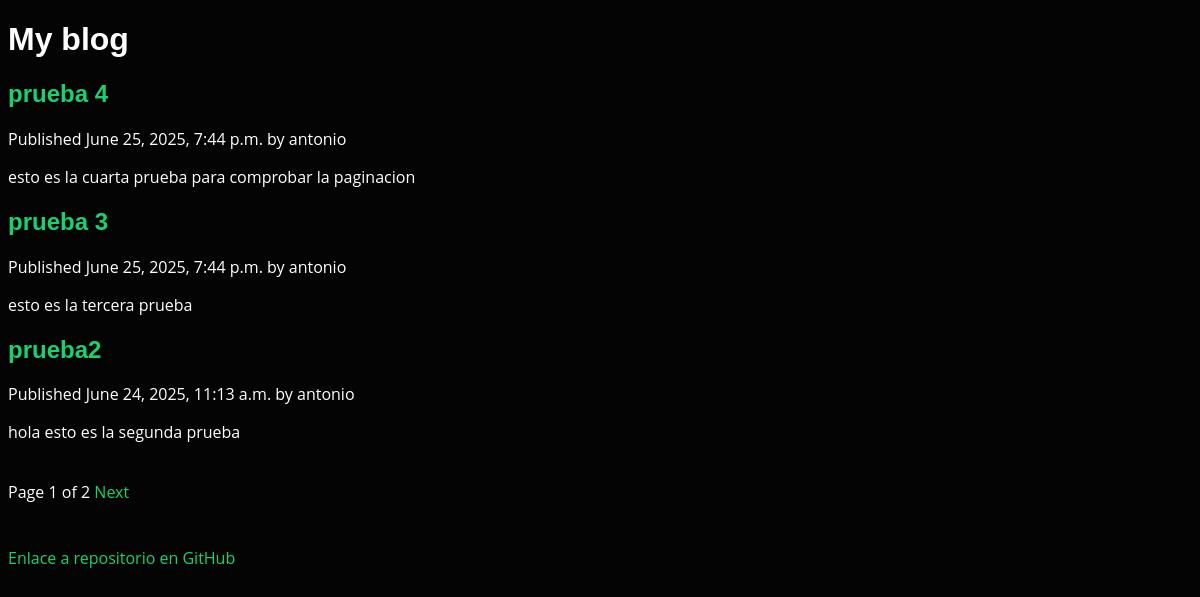
Screenshot of /blog/ with the database file from the repository.
### blog_app/models.py (models this page shows, shortened)
class Post(models.Model):
    STATUS_CHOICES = (
        ("draft", "Draft"),
        ("published", "Published")
    )
    title = models.CharField(max_length=250)
    slug = models.SlugField(max_length=250,
                            unique_for_date="publish")
    author = models.ForeignKey(User,
                              on_delete=models.CASCADE,
                              related_name="blog_posts")
    body = models.TextField()
    publish = models.DateTimeField(default=timezone.now)
    created = models.DateTimeField(auto_now=True)
    updated = models.DateField(auto_now=True)
    status = models.CharField(max_length=10,
                              choices=STATUS_CHOICES,
                              default="draft")
    objects = models.Manager()
    published = PublishedManager()
    class Meta:
        ordering = ("-publish",)
    def get_absolute_url(self):
        return reverse(
            'blog_app:post_detail',
            args=[
                self.publish.year,
                self.publish.month,
                self.publish.day,
                self.slug
            ]
        )

### blog_app/views.py (the view)
# urls.py: path("", views.post_list, name="post_list"),
def post_list(request):
    object_list = Post.published.all()
    paginator = Paginator(object_list, 3)
    page = request.GET.get("page", 1)
    try:
        posts = paginator.page(page)
    except PageNotAnInteger:
        posts = paginator.page(1)
    except EmptyPage:
        posts = paginator.page(paginator.num_pages)
    return render(request,
                  "blog/post/list.html",
                  {"posts": posts})

### blog_app/models.py (called while the page is built)
    def get_queryset(self):
        return super(PublishedManager,
                     self).get_queryset()\
                     .filter(status="published")

### blog_app/templates/blog/post/list.html (shortened to what this page needs)
{% extends "blog/base.html" %}
{% block content %}
<h1>My blog</h1>
    {% for post in posts %}
    <h2>
        <a href="{{ post.get_absolute_url }}">
            {{post.title}}
        </a>
    </h2>
    <p class="date">
        Published {{ post.publish }} by {{post.author}}
    </p>
    {{post.body | truncatewords:30 | linebreaks}}
    {% endfor %}
    <br>
    {% include "pagination.html" with page=posts %}
    <br>
    <br>
    <footer>
    <div id="sidebar">
        <a href="https://github.com/antonio-corraliza/blog">Enlace a repositorio en GitHub</a>
    </div>
    </footer>
    {% endblock %}

### blog_app/templates/blog/base.html (shortened to what this page needs)
{% load static %}
<!DOCTYPE html>
<html lang="es">
<head>
    <link href="{% static 'css/blog.css' %}" rel="stylesheet">
</head>
<body>
    <div id="content">
    {% block content %}
    {% endblock %}
    </div>
</body>
</html>

### blog_app/templates/pagination.html (shortened to what this page needs)
<div class="pagination">
    <span class="step-links">
    <span class="current">
        Page {{page.number}} of {{page.paginator.num_pages}}
    </span>
    {% if page.has_next %}
        <a href="?page={{page.next_page_number}}">Next</a>
    {% endif %}
    </span>
</div>

### static/css/blog.css (style rules this page uses)
body { font-family: "Open Sans", sans-serif; background-color: #040404; color: #fff; position: relative; background: transparent; }
body::before { content: ""; position: fixed; background: #040404 url("../img/1.jpg") top right no-repeat; background-size: contain; left: 0; right: 0; top: 0; height: 100vh; z-index: -1; }
@media (min-width: 1024px) { body::before { background-attachment: fixed; } }
a { color: #18d26e; text-decoration: none; }
h1, h2, h3, h4, h5, h6 { font-family: "Raleway", sans-serif; }

### rows the page displays
Post: title "prueba 4", publish "June 25, 2025, 7:44 p.m.", author "antonio", body "esto es la cuarta prueba para comprobar la paginacion"
Post: title "prueba 3", publish "June 25, 2025, 7:44 p.m.", author "antonio", body "esto es la tercera prueba"
Post: title "prueba2", publish "June 24, 2025, 11:13 a.m.", author "antonio", body "hola esto es la segunda prueba"

### other values shown
{{ page.number }} "1"
{{ page.paginator.num_pages }} "2"
